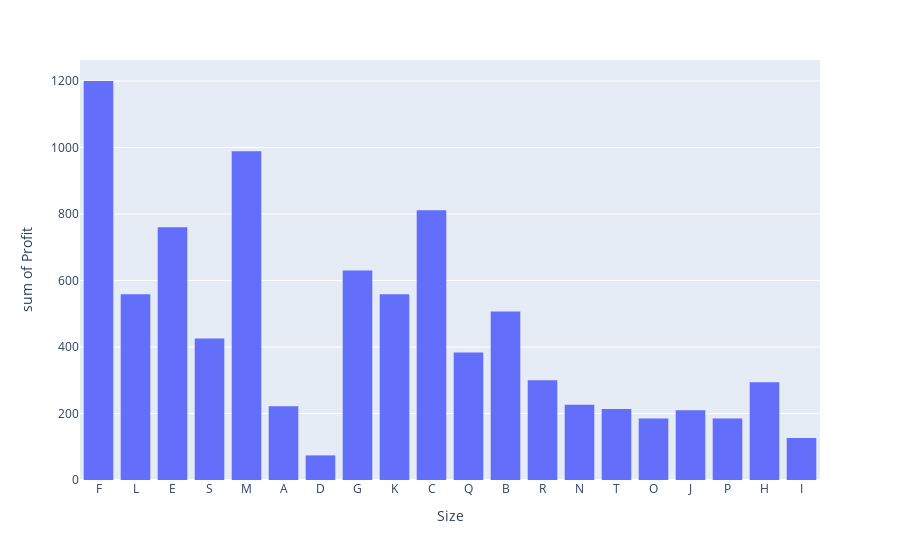

This figure's notebook cell:
### Code cell
fig = px.histogram(data, x=data['Size'], y=data["Profit"] )
fig.show()

### Figure 1 — Plotly figure (JSON) as saved in the notebook; plotly's stock layout.template omitted (floating-point values rounded to 4 significant figures; data arrays with more than 128 entries replaced by an {"elided": "..."} marker saying what was removed)
{"data": [{"alignmentgroup": "True", "bingroup": "x", "histfunc": "sum", "hovertemplate": "Size=%{x}<br>sum of Profit=%{y}<extra></extra>", "legendgroup": "", "marker": {"color": "#636efa", "pattern": {"shape": ""}}, "name": "", "offsetgroup": "", "orientation": "v", "showlegend": false, "type": "histogram", "x": {"elided": "215 str values"}, "xaxis": "x", "y": {"elided": "215 float values"}, "yaxis": "y"}], "layout": {"barmode": "relative", "legend": {"tracegroupgap": 0}, "margin": {"t": 60}, "xaxis": {"anchor": "y", "domain": [0, 1], "title": {"text": "Size"}}, "yaxis": {"anchor": "x", "domain": [0, 1], "title": {"text": "sum of Profit"}}}}
